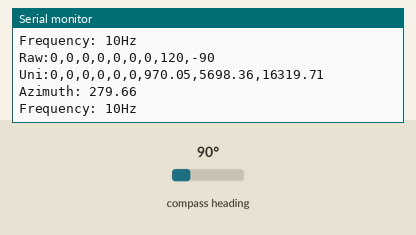
Recording of a sketch running on a simulated ESP32. On the bench: the last lines printed to the serial monitor. The test bench sets the inputs (shaded band); at power-on: compass heading 90°.

Above: at 1.2 s.
1.3 s: compass heading set to 7°
At 1.31 s:
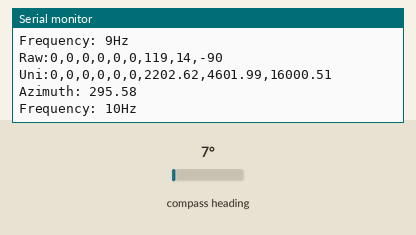
2.8 s: compass heading set to 180°
At 10.21 s:
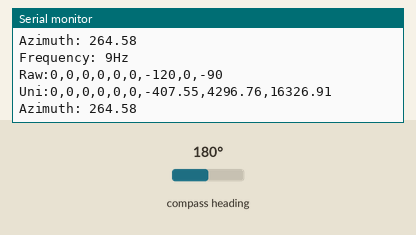
Timing chart, 0 to 10.3 s (numbered marks = the images above; inputs shaded):
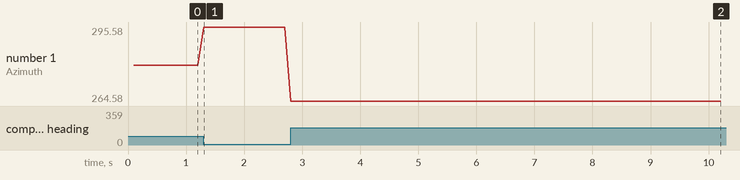

Measured:
- after the input at 1.3 s, the serial monitor: prints a new line at once (image 1)
- after the input at 2.8 s, the serial monitor: prints a new line at once (image 2)
- plotted number 1: 279.66 → 295.58 after the input at 1.3 s, 295.58 → 264.58 after the input at 2.8 s

The sketch:

QMC5883L_Compass.ino
```cpp
#include <QMC5883LCompass.h>
#include <cmath>

QMC5883LCompass compass;

unsigned long lastTimestamp = 0;
const unsigned long sampleInterval = 100; // 1/10 * 1000 ms

struct st_RawCompassData {
	int x;
	int y;
	int z;
};

const float HI_CALIBRATION[3] = {-3265.6f, -1396.6f, -19787.7f};

const float SI_CALIBRATION[3][3] = {{1.088f, 0.060f, -0.145f}, {0.060f, 1.108f, 0.139f}, {-0.145f, 0.139f, 0.870f}};

//  | MODE CONTROL (MODE)     | Value |
//  | ----------------------- | ----- |
//  | Standby		          | 0x00  |
//  | Continuous	          | 0x01  |
//
//  | OUTPUT DATA RATE (ODR)  | Value |
//  | ----------------------- | ----- |
//  | 10Hz		              | 0x00  |
//  | 50Hz		              | 0x04  |
//  | 100Hz		              | 0x08  |
//  | 200Hz		              | 0x0C  |
//
//  | FULL SCALE (RNG)        | Value |
//  | ----------------------- | ----- |
//  | 2G			          | 0x00  | Higher sensitivity
//  | 8G			          | 0x10  | Lower sensitivity
//
//  | OVER SAMPLE RATIO (OSR) | Value |
//  | ----------------------- | ----- |
//  | 64			          | 0xC0  |
//  | 128			          | 0x80  |
//  | 256			          | 0x40  |
//  | 512			          | 0x00  |

void setup() {
	Serial.begin(115200);

	// Initialize the sensor (Handles 0x0B and 0x09 registers internally)
	compass.init();
	compass.setMode(0x01, 0x00, 0x00, 0x00);

	// Optional: If you want to use the specific OSR/Baud settings from the
	// manual: compass.setADDR(0x0D);

	// Apply the Hard Iron offsets we calculated earlier
	// This tells the library: "The center isn't 0,0; it's here."

	compass.clearCalibration();
	// compass.setCalibration(-7965, 1925, -5755, 3660, -26000, -13002);
	// compass.setCalibrationOffsets(HI_CALIBRATION[0], HI_CALIBRATION[1], HI_CALIBRATION[2]);
	// compass.setCalibrationScales(1.0, 1.0, 1.0);

	Serial.println("QMC5883L Library Test Initialized");
}

void loop() {
	unsigned long currentMillis = millis();

	if (currentMillis - lastTimestamp >= sampleInterval) {
		unsigned long delta = currentMillis - lastTimestamp;
		lastTimestamp = currentMillis;

		compass.read();

		struct st_RawCompassData raw;
		raw.x = compass.getX();
		raw.y = compass.getY();
		raw.z = compass.getZ();

		float precal[3] = {(float)raw.x - HI_CALIBRATION[0], (float)raw.y - HI_CALIBRATION[1],
		                   (float)raw.z - HI_CALIBRATION[2]};
		float cal[3] = {0.0f, 0.0f, 0.0f};

		for (uint8_t i = 0; i < 3; i++) {
			for (uint8_t j = 0; j < 3; j++) {
				cal[i] += SI_CALIBRATION[i][j] * precal[j];
			};
		};

		double azimuth;
		azimuth = -1.0 * atan2(cal[1], cal[0]) * 180.0 / PI; // atan2(y, x)
		if (azimuth < 0)
			azimuth += 360.0;

		Serial.print("Raw:");
		Serial.printf("0,0,0,0,0,0,%d,%d,%d\r\n", raw.x / 10, raw.y / 10, raw.z / 10);

		Serial.print("Uni:");
		Serial.printf("0,0,0,0,0,0,%.2f,%.2f,%.2f\r\n", cal[0], cal[1], cal[2]);

		Serial.print("Azimuth: ");
		Serial.println(azimuth);

		if (delta > 0) {
			Serial.printf("Frequency: %luHz", (unsigned long)(1000 / delta));
			Serial.println();
		}
	}
}
```
